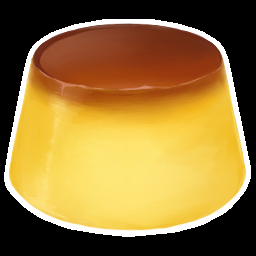
%> input picture CV_2-TRANSFORMATIONS/pudding.png, 256 x 256 px
$ octave exercise2.m   (GNU Octave 9; MATLAB toolbox functions it lacks are replaced by stand-ins)
%> lines starting %> are read from the running program, lines starting %| are printed output that depends on the picture
% Read the original image
img = imread('pudding.png');
%> img is the input picture: size 256x256x3 uint8; mean R, G, B 148.5, 116.5, 55.3
[height, width, channels] = size(img);
%> height = 256; width = 256; channels = 3

% Create a wider canvas to hold the horizontal composition
canvas_width = width * 3;  % Wide enough for 5 puddings
%> canvas_width = 768
canvas_height = height;    % Original height
%> canvas_height = 256
canvas = uint8(zeros(canvas_height, canvas_width, channels));

% Define scaling factors for 5 puddings
scales = linspace(0.2, 1.0, 5);

% Calculate adaptive spacing based on pudding sizes
total_scaled_width = 0;
scaled_widths = [];
for i = 1:5
    scaled_w = round(width * scales(i));
    scaled_widths(i) = scaled_w;
    total_scaled_width = total_scaled_width + scaled_w;
end
%> after the loop, scaled_widths = [51 102 154 205 256]

% Calculate total spacing available
total_space = canvas_width - total_scaled_width;
%> total_space = 0
% Space between puddings will be proportional to their average size
space_unit = total_space / 16;  % 4 gaps between 5 puddings
%> space_unit = 0

% Calculate positions
positions = zeros(1, 5);
current_pos = 1;
for i = 1:5
    positions(i) = current_pos + scaled_widths(i)/2;
    if i < 5
        % Add space proportional to the average size of current and next pudding
        current_pos = current_pos + scaled_widths(i) + space_unit * (scales(i) + scales(i+1))/2;
    end
end
%> after the loop, positions = [26.5 103 231 410.5 641]

transformations = {};
for i = 1:5
    % [scale_x, scale_y, pos_x, pos_y]
    transformations{i} = [scales(i), scales(i), ...
        positions(i), ...     % calculated horizontal positions
        scaled_widths(i)/2];  % align to top by using half height of scaled pudding
end

% Apply each transformation and compose the image
for i = 1:length(transformations)
    scale_x = transformations{i}(1);
    scale_y = transformations{i}(2);
    pos_x = transformations{i}(3);
    pos_y = transformations{i}(4);

    % Create scaling transform
    tform = affine2d([scale_x 0 0; 0 scale_y 0; 0 0 1]);

    % Create reference object for proper positioning
    ref = imref2d([round(height*scale_y), round(width*scale_x)]);

    % Apply transformation
    scaled_img = imwarp(img, tform, 'OutputView', ref);

    % Calculate position to place the scaled image
    start_y = max(1, round(pos_y - (size(scaled_img,1)/2)));
    end_y = min(canvas_height, start_y + size(scaled_img,1) - 1);
    start_x = max(1, round(pos_x - (size(scaled_img,2)/2)));
    end_x = min(canvas_width, start_x + size(scaled_img,2) - 1);

    % Adjust scaled_img indices if necessary
    img_start_y = 1;
    img_start_x = 1;
    if start_y < 1
        img_start_y = 2 - start_y;
        start_y = 1;
    end
    if start_x < 1
        img_start_x = 2 - start_x;
        start_x = 1;
    end

    % Place the scaled image on canvas
    canvas(start_y:end_y, start_x:end_x, :) = scaled_img(img_start_y:img_start_y+end_y-start_y, ...
        img_start_x:img_start_x+end_x-start_x, :);
end
%> this loop made 5 passes
%> pass 1, `scaled_img = imwarp(img, tform, 'OutputView', ref);`:
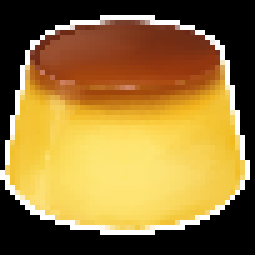
%> scaled_img: size 51x51x3 uint8 (shown 5 times larger); mean R, G, B 149.9, 117.6, 56
%> pass 2, `scaled_img = imwarp(img, tform, 'OutputView', ref);`:
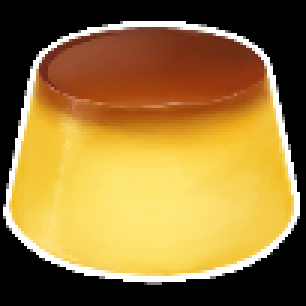
%> scaled_img: size 102x102x3 uint8 (shown 3 times larger); mean R, G, B 149.9, 117.7, 56
%> pass 3, `scaled_img = imwarp(img, tform, 'OutputView', ref);`:
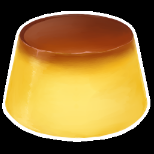
%> scaled_img: size 154x154x3 uint8; mean R, G, B 147.8, 116, 55.1
%> after the loop:
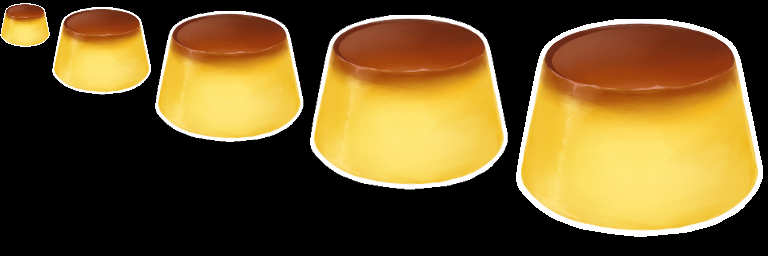
%> canvas: size 256x768x3 uint8; mean R, G, B 108.9, 85.5, 40.6

% Display the result
figure;
imshow(canvas);
title('Puddings in Ascending Size');

% Save the result
imwrite(canvas, 'scaled_pudding_line.png');

$ run again, with CV_2-TRANSFORMATIONS/ball.jpg saved as CV_2-TRANSFORMATIONS/pudding.png
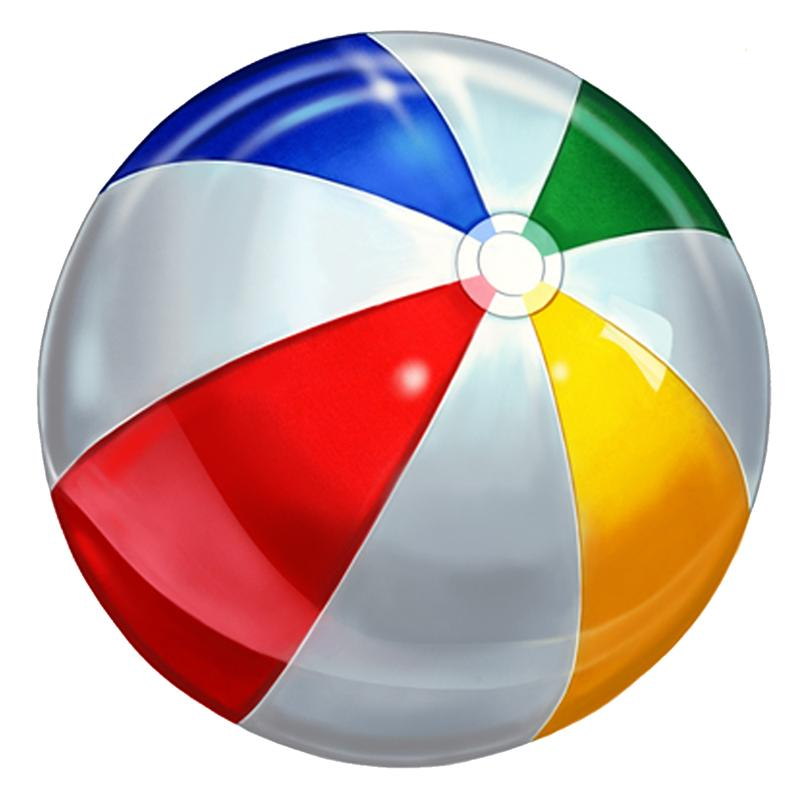
%> input picture CV_2-TRANSFORMATIONS/ball.jpg, 800 x 800 px
%> img is the input picture: size 800x800x3 uint8; mean R, G, B 201.9, 177.4, 171
%> the loop `for i = 1:length(transformations)` made 5 passes
%> pass 1, `scaled_img = imwarp(img, tform, 'OutputView', ref);`:
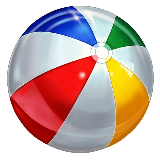
%> scaled_img: size 160x160x3 uint8; mean R, G, B 201.9, 177.4, 171
%> after the loop `for i = 1:length(transformations)`:
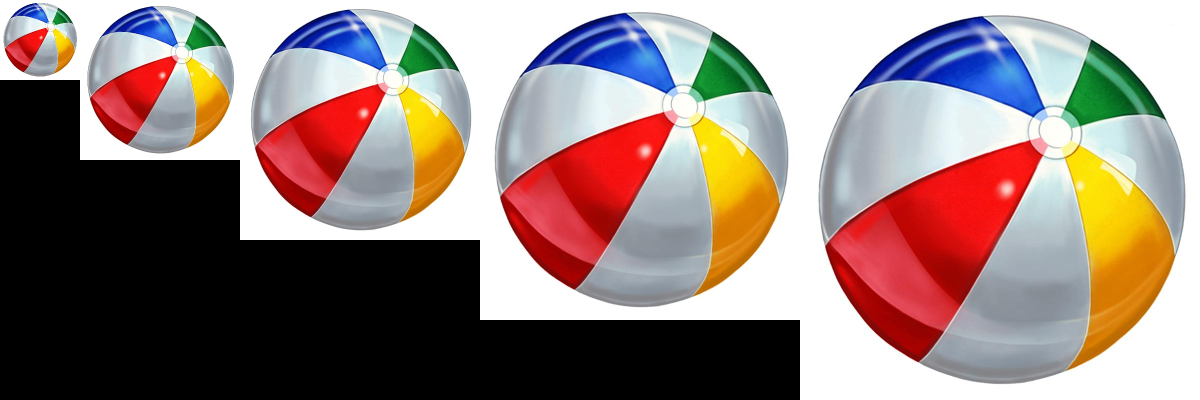
%> canvas: size 800x2400x3 uint8 (shown at 1/2 size); mean R, G, B 148.1, 130.1, 125.4

$ run again, with CV_2-TRANSFORMATIONS/beach.jpg saved as CV_2-TRANSFORMATIONS/pudding.png
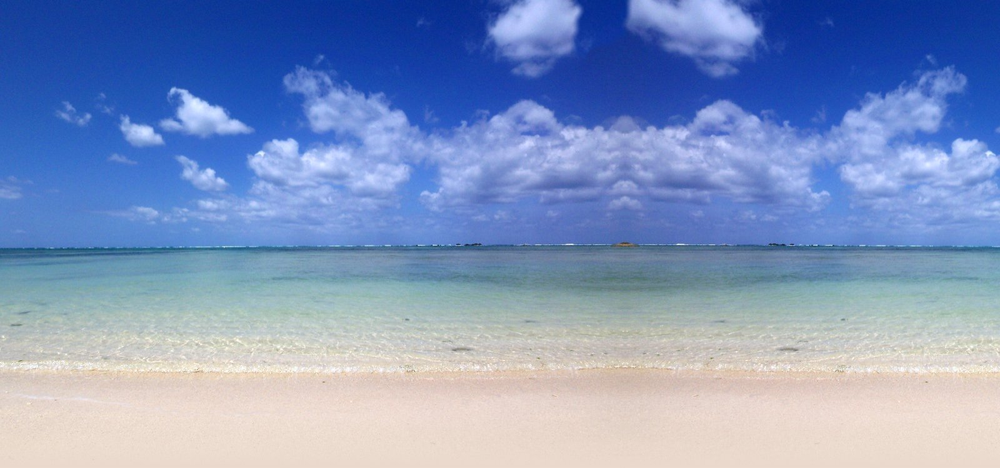
%> input picture CV_2-TRANSFORMATIONS/beach.jpg, 1000 x 468 px, shrunk from 1600 x 749 before the run
%> img is the input picture: size 468x1000x3 uint8; mean R, G, B 130.6, 151, 192.4
%> the loop `for i = 1:length(transformations)` made 5 passes
%> pass 1, `scaled_img = imwarp(img, tform, 'OutputView', ref);`:
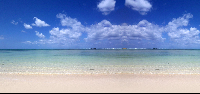
%> scaled_img: size 94x200x3 uint8; mean R, G, B 129.5, 149.7, 190.6
%> after the loop `for i = 1:length(transformations)`:
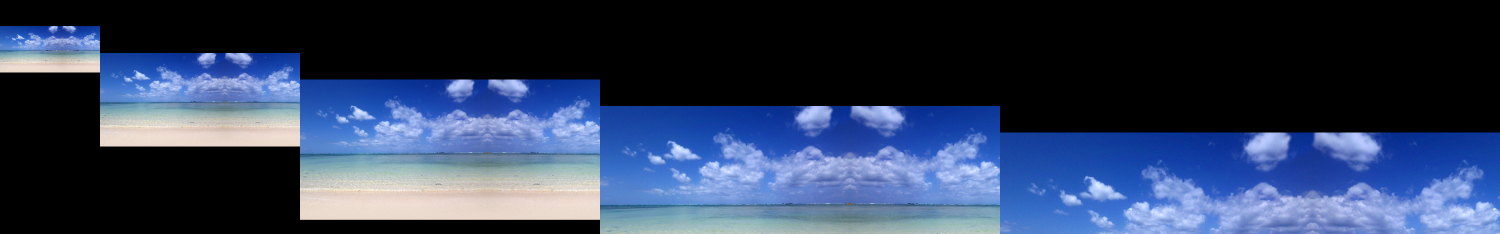
%> canvas: size 468x3000x3 uint8 (shown at 1/2 size); mean R, G, B 47.7, 62, 91.2
